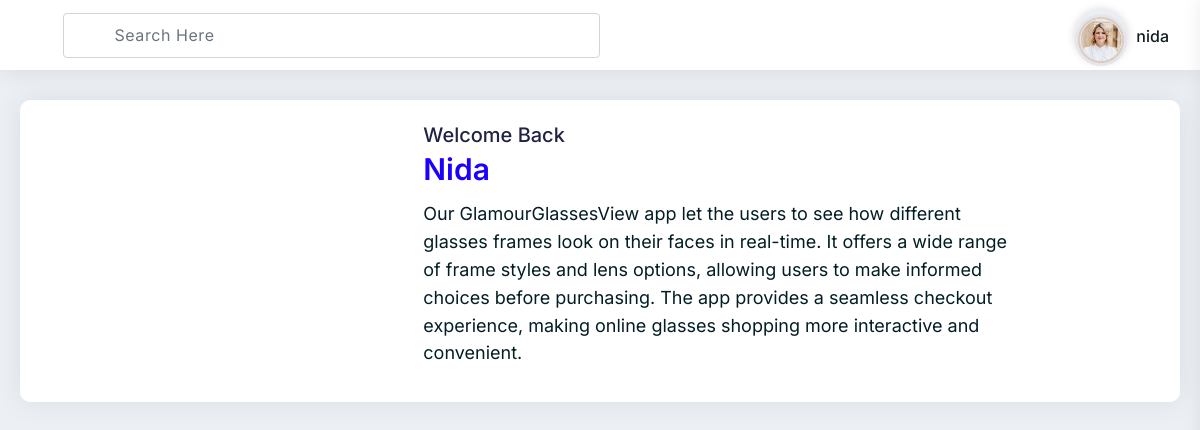
The page /dashboard/ (signed in) on the database its author committed.
### clientapp/models.py (models this page shows, shortened)
class User(models.Model):
    fullname=models.TextField(max_length=100)
    email=models.EmailField(max_length=100)
    password=models.CharField(max_length=100)
    address=models.CharField(max_length=200)
    image=models.FileField(upload_to="upload/profile",default="abc")
    type=models.CharField(max_length=100 , default="customer")
    status=models.CharField(max_length=100,default="Active")

### AdminApp/views.py (the view)
# urls.py: path('dashboard/',dashboard,name="dashboard"),
def dashboard(request):
    return render(request,"dashboard.html")

### clientapp/context_processor.py (called while the page is built)
def user_profile_image(request):
    user = None
    if 'id' in request.session:
        try:
            user = User.objects.get(id=request.session['id'])
        except User.DoesNotExist:
            pass
    return {'user': user}

### AdminApp/templates/dashboard.html (shortened to what this page needs)
{% extends 'dashboardheader.html' %}
{% load static %}
{% block start %}
<div class="main-container">
	<div class="pd-ltr-20">
		<div class="card-box pd-20 height-100-p mb-30">
			<div class="row align-items-center">
				<div class="col-md-4">
				</div>
				<div class="col-md-8">
					<h4 class="font-20 weight-500 mb-10 text-capitalize">
						Welcome back <div class="weight-600 font-30 text-blue">Nida</div>
					</h4>
					<p class="font-18 max-width-600">Our GlamourGlassesView app let the users to see how different glasses frames look on their faces in real-time. It offers a wide range of frame styles and lens options, allowing users to make informed choices before purchasing. The app provides a seamless checkout experience, making online glasses shopping more interactive and convenient.</p>
				</div>
			</div>
		</div>
	</div>
</div>
{% endblock %}

### AdminApp/templates/Dashboardheader.html (shortened to what this page needs)
{% load static %}
<!DOCTYPE html>
<html>
<head>
	<link rel="stylesheet" type="text/css" href="{% static 'vendors/styles/core.css' %}">
	<link rel="stylesheet" type="text/css" href="{% static 'vendors/styles/icon-font.min.css' %}">
	<link rel="stylesheet" type="text/css" href="{% static 'src/plugins/datatables/css/dataTables.bootstrap4.min.css' %}">
	<link rel="stylesheet" type="text/css" href="{% static 'src/plugins/datatables/css/responsive.bootstrap4.min.css' %}">
	<link rel="stylesheet" type="text/css" href="{% static 'vendors/styles/style.css' %}">
</head>
<body>
	<div class="header">
		<div class="header-left">
			<div class="menu-icon dw dw-menu"></div>
				<div class="header-search">
					<form method="GET" action="{% url 'search_results' %}" enctype="multipart/form-data">
						<div class="form-group mb-0">
							<i class="dw dw-search2 search-icon"></i>
							<input type="text" class="form-control search-input" name="query" placeholder="Search Here" value="{{ query }}">
						</div>
					</form>
				</div>
		</div>
		<div class="header-right">
			<div class="dashboard-setting user-notification">
				<div class="dropdown">
					<a class="dropdown-toggle no-arrow" href="javascript:;" data-toggle="right-sidebar">
						<i class="dw dw-settings2"></i>
					</a>
				</div>
			</div>
			<div class="user-info-dropdown">
				<div class="dropdown">
					<a class="dropdown-toggle" href="#" role="button" data-toggle="dropdown">
						<span class="user-icon">
							<img src="{% get_media_prefix %}{{user.image}}" id="image" class="mt-1">
						</span>
						<span class="user-name">{{user.fullname}}</span>
					</a>
				</div>
			</div>
		</div>
	</div>
	{% block start %}
    {% endblock %}
</body>
</html>

### rows shown on the page
User: image (picture), fullname "nida"
